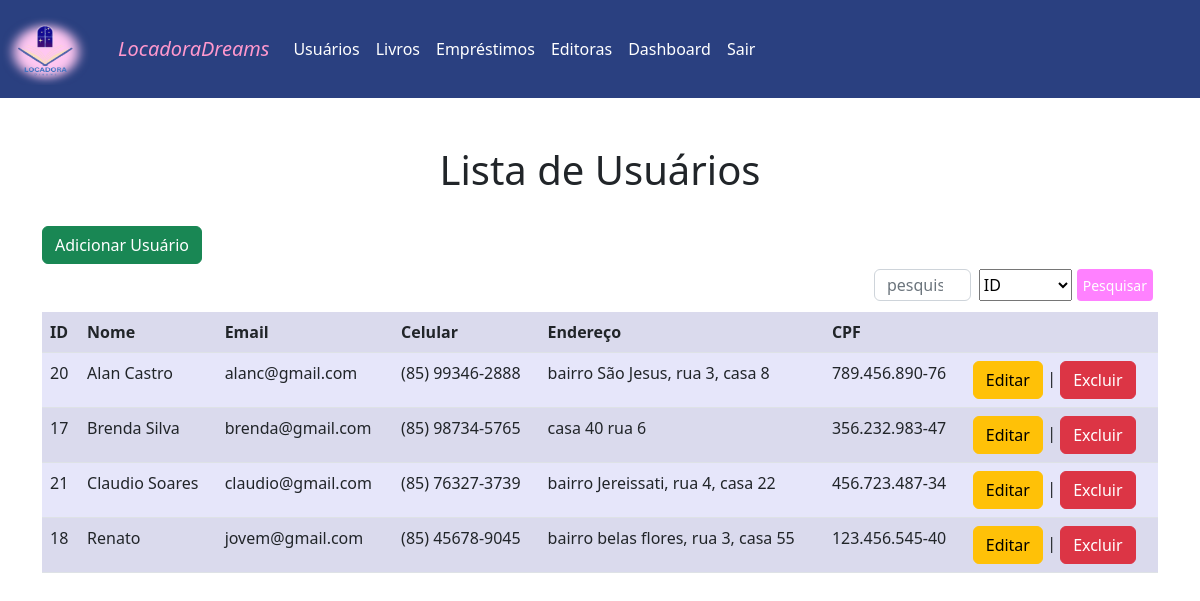
The page /Juliana3A/usuarios.php (signed in) on the database as committed earlier.
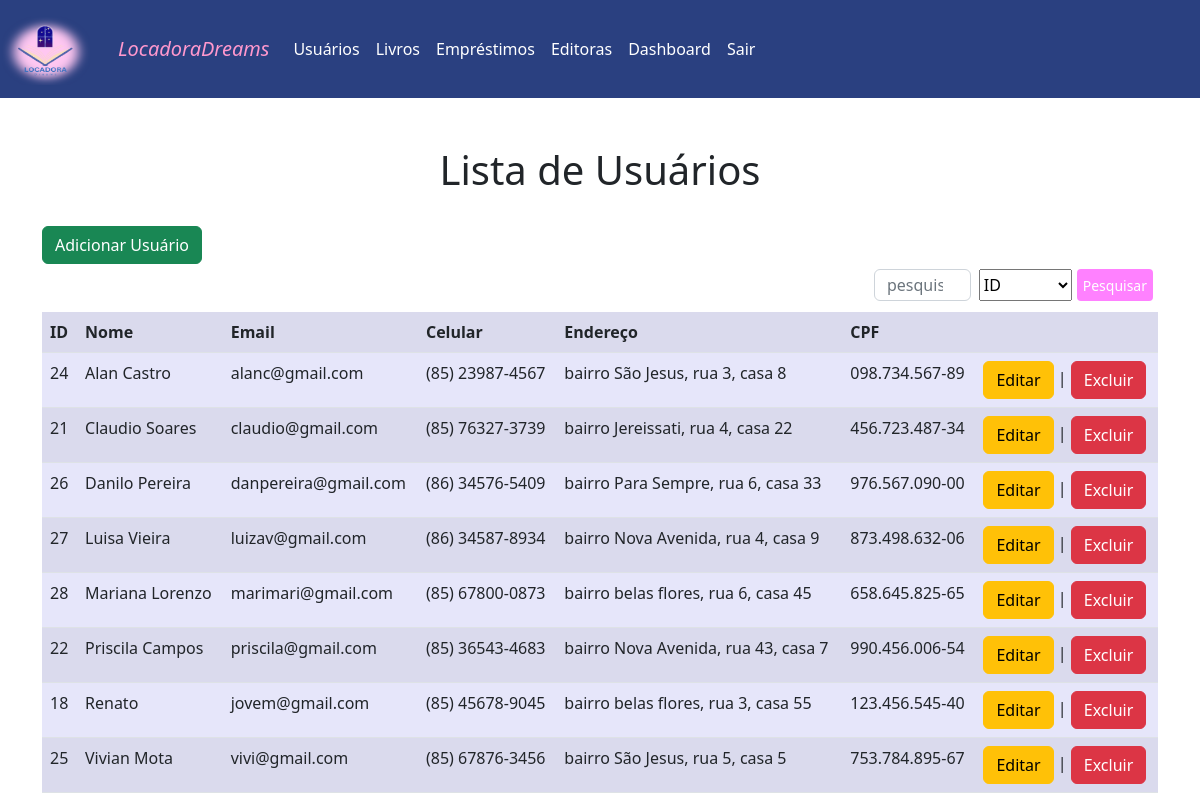
The same page on the database as committed later.
### tables this page shows
CREATE TABLE `usuarios` (
  `id` int(11) NOT NULL,
  `nome` text NOT NULL,
  `email` text NOT NULL,
  `celular` text NOT NULL,
  `endereco` text NOT NULL,
  `cpf` text NOT NULL
);

### Juliana3A/usuarios.php (the view, shortened to what this page needs)
<!DOCTYPE html>
<html lang="en">
<head>
	<link rel="stylesheet" href="css/bootstrap.min.css">
</head>
<body>
<nav class="navbar navbar-expand-lg "  style="background-color: #2A4080;">
		<a class="navbar-brand" href="#">
      		<img src="logo.png" alt="Bootstrap" width="90" height="72">
    	</a>
        <div class="container-fluid">
          <a class="navbar-brand" href="index.html" style="font-style: italic;
			color: #ff98cd;">LocadoraDreams</a>
          <div class="collapse navbar-collapse" id="navbarNavAltMarkup">
            <div class="navbar-nav">
              <a class="nav-link" href="usuarios.php" style="color: #ffffff">Usuários</a>
			  <a class="nav-link" href="livros.php" style="color: #ffffff">Livros</a>
			  <a class="nav-link" href="emprestimo.php" style="color: #ffffff">Empréstimos</a>
			  <a class="nav-link" href="editora.php" style="color: #ffffff">Editoras</a>
			  <a class="nav-link " href="dashboard.php" class="dashboard-button" style="color: #ffffff">Dashboard</a>
			  <a class="nav-link " href="logout.php" style="color: #ffffff">Sair</a>
            </div>
          </div>
        </div>
      </nav>
<br><br>
<div class="container">
<center><h1>Lista de Usuários</h1></center>
	  <br>
	  <a href="adicionar.php" type="button" class="btn btn-success">Adicionar Usuário</a>
	  <div class="pesquisa">
    <form class="d-flex" method="GET">
	<input class="form-control me-2" type="search" name="search" placeholder="pesquisar..." aria-label="search">
	 	  <select name="filter">
				<option value="id">ID</option>
		  </select>
	<button class="btn-bg" type="submit">Pesquisar</button>
    </form>
	</div>
<br><br>
	  <table class="table table-striped">
		<tr>
			<th>ID</th>
			<th>Nome</th>
			<th>Email</th>
			<th>Celular</th>
			<th>Endereço</th>
			<th>CPF</th>
			<th></th>
		</tr>
		<?php
			include 'conexao.php';
			if (isset($_GET['search']) && isset($_GET['filter'])) {
                $search = $_GET['search'];
                $filter = $_GET['filter'];
                $sql = "SELECT * FROM usuarios WHERE $filter LIKE '%$search%' ORDER BY nome ASC";
            } else {
                $sql = "SELECT * FROM usuarios ORDER BY nome ASC";
            }
			$result = mysqli_query($conn, $sql);
			if (mysqli_num_rows($result) > 0) {
				while ($row = mysqli_fetch_assoc($result)) {
					echo "<tr>";
					echo "<td>".$row["id"]."</td>";
					echo "<td>".$row["nome"]."</td>";
					echo "<td>".$row["email"]."</td>";
					echo "<td>".$row["celular"]."</td>";
					echo "<td>".$row["endereco"]."</td>";
					echo "<td>".$row["cpf"]."</td>";
					echo "<td><a href='editar.php?id=".$row["id"]."' class='btn btn-warning'>Editar</a> | <a href='excluir.php?id=".$row["id"]."' class='btn btn-danger'>Excluir</a></td>";
					echo "</tr>";
				}
			} else {
				echo "<tr><td colspan='4'>Nenhum usuário encontrado.</td></tr>";
			}
		?>
	</table>
	</div>
</body>
</html>

### Juliana3A/usuarios.php (style rules this page uses)
.table-striped { background: #E6E6FA; }
.d-flex { width: 25%; height: 2rem; float: right; margin: 5px; }
.btn-bg { font-size: 14px; border-radius: 4px; background-color: #ff81ff; color: #ffffff; border: none; cursor: pointer; margin-left: 5px; }

Rows that differ between the two databases and show on the page:
removed usuarios: id "20", nome "Alan Castro", email "alanc@gmail.com", celular "(85) 99346-2888", endereco "bairro São Jesus, rua 3, casa 8", cpf "789.456.890-76"
removed usuarios: id "17", nome "Brenda Silva", email "brenda@gmail.com", celular "(85) 98734-5765", endereco "casa 40 rua 6", cpf "356.232.983-47"
added usuarios: id "24", nome "Alan Castro", email "alanc@gmail.com", celular "(85) 23987-4567", endereco "bairro São Jesus, rua 3, casa 8", cpf "098.734.567-89"
added usuarios: id "26", nome "Danilo Pereira", email "danpereira@gmail.com", celular "(86) 34576-5409", endereco "bairro Para Sempre, rua 6, casa 33", cpf "976.567.090-00"
added usuarios: id "27", nome "Luisa Vieira", email "luizav@gmail.com", celular "(86) 34587-8934", endereco "bairro Nova Avenida, rua 4, casa 9", cpf "873.498.632-06"
added usuarios: id "28", nome "Mariana Lorenzo", email "marimari@gmail.com", celular "(85) 67800-0873", endereco "bairro belas flores, rua 6, casa 45", cpf "658.645.825-65"
added usuarios: id "22", nome "Priscila Campos", email "priscila@gmail.com", celular "(85) 36543-4683", endereco "bairro Nova Avenida, rua 43, casa 7", cpf "990.456.006-54"
added usuarios: id "25", nome "Vivian Mota", email "vivi@gmail.com", celular "(85) 67876-3456", endereco "bairro São Jesus, rua 5, casa 5", cpf "753.784.895-67"
